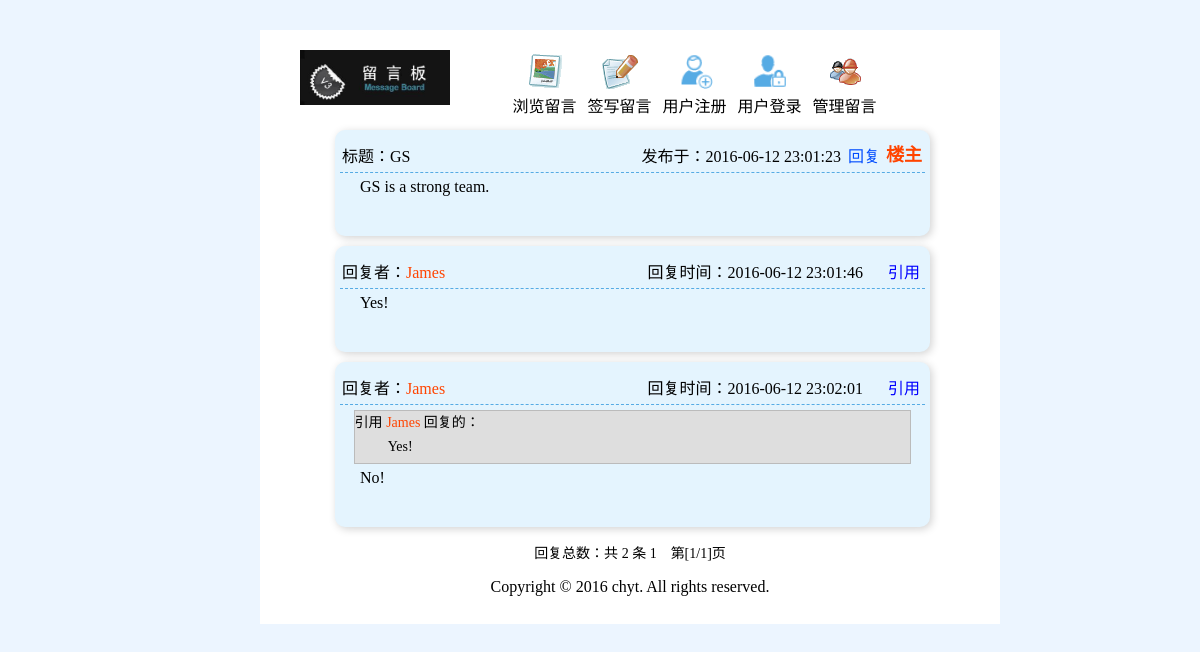
The page /show.php?cid=18 on the database its author committed.
### tables this page shows
CREATE TABLE IF NOT EXISTS `message` (
  `id` int(10) unsigned NOT NULL AUTO_INCREMENT COMMENT '自增id',
  `mid` int(11) NOT NULL COMMENT '留言用户的id',
  `title` varchar(15) NOT NULL COMMENT '留言标题',
  `content` varchar(255) NOT NULL COMMENT '留言内容',
  `content_time` datetime NOT NULL COMMENT '留言时间',
  `state` int(11) NOT NULL DEFAULT '0' COMMENT '留言信息的状态',
  `top_state` int(11) NOT NULL DEFAULT '0' COMMENT '置顶状态',
  PRIMARY KEY (`id`)
);

CREATE TABLE IF NOT EXISTS `reply` (
  `id` int(10) unsigned NOT NULL AUTO_INCREMENT COMMENT '自增id',
  `content_id` int(11) NOT NULL COMMENT '要回复留言的id',
  `content_reply` varchar(255) NOT NULL COMMENT '回复的内容',
  `reply_time` datetime NOT NULL COMMENT '回复的时间',
  `member_id` int(11) NOT NULL COMMENT '回复者的id',
  `quote_id` int(11) NOT NULL DEFAULT '0' COMMENT '要引入回复的留言的id',
  PRIMARY KEY (`id`)
);

CREATE TABLE IF NOT EXISTS `member` (
  `id` int(10) unsigned NOT NULL AUTO_INCREMENT COMMENT '自增id',
  `name` varchar(15) NOT NULL COMMENT '用户名',
  `psw` varchar(32) NOT NULL COMMENT '密码',
  `register_time` datetime NOT NULL COMMENT '注册时间',
  `last_login_time` datetime NOT NULL COMMENT '最后登陆时间',
  PRIMARY KEY (`id`)
);

### inc/mysql.func.php (called while the page is built, shortened)
<?php
    function execute($link, $sql){
        $result = mysqli_query($link, $sql);
        return $result;
    }
    function fetch_array($result){
        return mysqli_fetch_assoc($result);
    }
?>

### show.php (the view, shortened to what this page needs)
<?php
    $link = connect();
    $member_id = login_state($link);
    $sql_sel_cont = "select * from message where id={$_GET['cid']}";
    $result_sel_cont = execute($link, $sql_sel_cont);
    $data_sel_cont = fetch_array($result_sel_cont);
	$sql_count = "select * from reply where content_id={$_GET['cid']}";
	$result_count = execute($link, $sql_count);
	$counts = mysqli_num_rows($result_count);
	$page_size = 2;
	$pageCount = ceil($counts/$page_size);
    $page = page($counts, $page_size);
?>
<!doctype html>
<html lang="en">
<head>
	<link rel="stylesheet" type="text/css" href="style/common.css">
	<link rel="stylesheet" type="text/css" href="style/show.css">
</head>
<body>
	<div id="main">
		<?php include "inc/header.inc.php";?>
		<div class="main-wrapper">
			<div class="show-content">
				<div class="show-top">
					<p class="show-content-top">
						<span class="show-content-title">标题：<?php echo $data_sel_cont['title']?></span>
						<span class="show-content-time on">发布于：<?php echo $data_sel_cont['content_time']?></span>
						<span class="reply-btn"><a href="reply.php?cid=<?php echo $_GET['cid']?>&mid=<?php echo $member_id?>">回复</a></span>
						<i class="landlord">楼主</i>
					</p>
					<p class="content-area"><?php echo $data_sel_cont['content']?></p>
				</div>
				<?php
					$sql_reply = "select * from reply where content_id={$_GET['cid']} {$page['limit']}";
					$result_reply = execute($link, $sql_reply);
					while ($data_reply = fetch_array($result_reply)){
						$sql_mem = "select name from member where id={$data_reply['member_id']}";
						$result_mem = execute($link, $sql_mem);
						$data_mem = fetch_array($result_mem);
				?>
				<div class="show-top">
					<p class="show-content-top">
						<span class="show-content-title">回复者：<span style="color:#f40;"><?php echo $data_mem['name']?></span></span>
						<span class="show-content-time reference-reply">回复时间：<?php echo $data_reply['reply_time']?></span>
						<span class="reference"><a href="quote.php?cid=<?php echo $_GET['cid']?>&qid=<?php echo $data_reply['id']?>&mid=<?php echo $data_reply['member_id']?>">引用</a></span>
					</p>
					<?php if($data_reply['quote_id']){
							$sql_sel = "select r.content_reply,m.name from reply r,member m where r.id={$data_reply['quote_id']} and m.id=r.member_id";
							$result = execute($link, $sql_sel);
							$data = fetch_array($result);
					?>
					<div class="reference-reply-content">
						<p class="reference-reply-content-title">引用 <span style="color:#f40;"><?php echo $data['name']?></span> 回复的：</p>
						<p class="reply-content"><?php echo $data['content_reply']?></p>
					</div>
					<?php }?>
					<p class="content-area">
						<?php echo $data_reply['content_reply']?>
					</p>
				</div>
				<?php }?>
			</div>
		</div>
		<div id="pages" class="page-show" align="center">
			回复总数：共 <?php echo $counts?> 条 <?php echo $page['html']?>　第[<?php echo $_GET['page']?>/<?php echo $pageCount?>]页
		</div>
		<?php include "inc/footer.inc.php";?>
	</div>
</body>
</html>

### style/common.css (style rules this page uses)
* { margin: 0; padding: 0; }
html,body { width: 100%; height: 100%; font-family: 'microsoft yahei'; margin: 15px; background: #ECF5FF; }
a { text-decoration: none; }
#main { width: 700px; background-color: #fff; padding: 20px 20px 20px 20px; margin: 0 auto; }
#pages { font-size: 14px; }
.page-show { margin-top: 15px; }

### style/show.css (style rules this page uses)
.main-wrapper { width: 100%; height: 100%; }
.main-wrapper .show-content { width: 85%; height: 100%; margin: 0 auto; padding: 10px 0 0 5px; }
.main-wrapper .show-content .show-content-top { padding: 3px 2px; padding-bottom: 5px; border-bottom: 1px dashed #56ABE4; position: relative; }
.main-wrapper .show-content .show-content-top .show-content-time { float: right; }
.main-wrapper .show-content .show-content-top .on { padding-right: 82px; }
.main-wrapper .show-content .show-content-top .reference-reply { margin-right: 60px; }
.main-wrapper .show-content .show-content-top .reference { position: absolute; right: 5px; }
.main-wrapper .show-content .show-content-top .reference a { color: #00f; }
.main-wrapper .show-content .show-content-top .landlord { font-style: normal; font-size: 18px; padding: 3px; color: #f40; position: absolute; font-weight: bold; right: 0px; top: -3px; }
.content-area { text-indent: 20px; padding-bottom: 30px; padding-top: 5px; }
.main-wrapper .show-content .show-top { padding: 10px 5px; background-color: #E4F4FE; margin-bottom: 10px; box-shadow: 2px 2px 8px #d2d2d2; border-radius: 10px; }
.main-wrapper .show-content .show-top .reference-reply-content { width: 95%; border: 1px solid #bbb; margin: 0 auto; margin-top: 5px; background: #DEDEDE; font-size: 14px; }
.main-wrapper .show-content .show-top .reference-reply-content .reply-content { padding: 8px; text-indent: 25px; }
.reply-btn { position: absolute; right: 45px; }
.reply-btn a { color: #004CFE; }

### rows shown on the page
message: title "GS", content_time "2016-06-12 23:01:23", content "GS is a strong team."
reply: member.name "James", reply_time "2016-06-12 23:01:46", content_reply "Yes!"
reply: member.name "James", reply_time "2016-06-12 23:02:01", reply.content_reply "Yes!", content_reply "No!"

### other values the page prints
$counts "2"
$_GET['page'] "1"
$pageCount "1"
